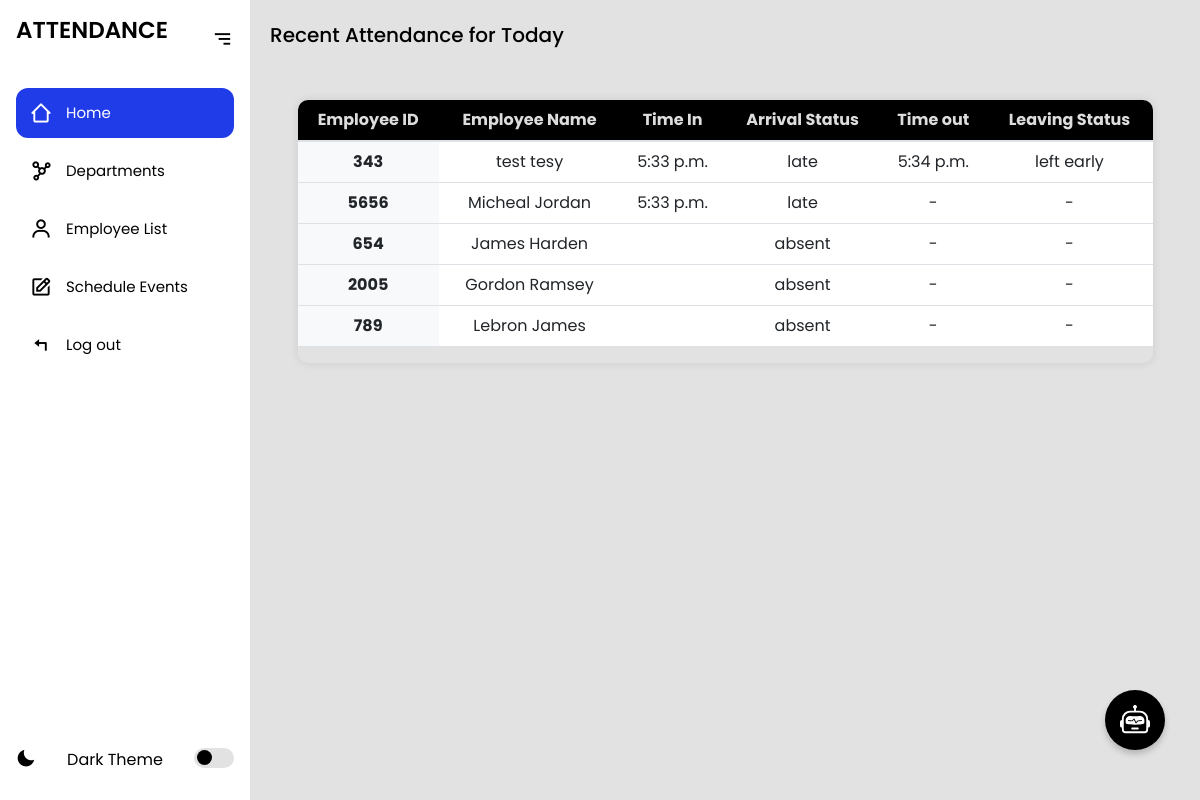
The page /admin_dashboard/ (signed in) on the database its author committed.
### myapp/models.py (models this page shows)
class Attendance(models.Model):
    employee = models.ForeignKey(Employee, on_delete=models.CASCADE)
    date = models.DateField()
    time_in = models.TimeField(null=True, blank=True)
    time_out = models.TimeField(null=True, blank=True)
    arrival_status = models.CharField(max_length=10, choices=[
        ('ontime', 'On Time'),
        ('late', 'Late'),
        ('absent', 'Absent'),
    ])
    timeout_status = models.CharField(max_length=10, choices=[  # New status for time_out
        ('ontime', 'On Time'),
        ('early', 'Left Early'),     # "Undertime"
        ('overtime', 'Overtime'),    # "Overtime"
    ], null=True, blank=True)
    class Meta:
        unique_together = ('employee', 'date')  # Ensure one record per employee per day
    def __str__(self):
        return f"{self.employee} - {self.date} - Arrival: {self.arrival_status}, Departure: {self.timeout_status}"

class Employee(models.Model):
    employee_id = models.CharField(max_length=100, unique=True)
    first_name = models.CharField(max_length=120)
    last_name = models.CharField(max_length=120)
    username = models.CharField(max_length=100, unique=True, default='defaultuser')
    password = models.CharField(max_length=128, default='defaultpassword')
    department_name = models.ForeignKey(Department, on_delete=models.CASCADE, related_name='employees')
    updated = models.DateTimeField(auto_now=True)
    created = models.DateTimeField(auto_now_add=True)
    def __str__(self):
        return f"{self.first_name} {self.last_name} ({self.employee_id})"
    class Meta:
        ordering = ['-updated', '-created']

### myapp/views.py (the view)
# urls.py: path('admin_dashboard/', views.admin_dashboard_view, name='admin_dashboard'),
@login_required
def admin_dashboard_view(request):
    today = timezone.now().astimezone(pytz.timezone('Asia/Manila')).date()
    attendance_records = Attendance.objects.filter(date=today)
    attendance_records = Attendance.objects.filter(date=today)
    print(f"Attendance records for today: {attendance_records}")
    if not attendance_records.exists():
        print("No attendance records found for today.")
    else:
        print(f"Found {attendance_records.count()} attendance records for today.")
    context = {
        'attendance_records': attendance_records
    }
    return render(request, 'admin_dashboard.html', context)

### myapp/templates/admin_dashboard.html (shortened to what this page needs)
{% extends 'index.html' %}
{% block content %}
<section class="home">
<p>Recent Attendance for Today</p>
    <div class="table-container">
    <table class="table">
        <thead>
            <tr>
                <th scope="col">Employee ID</th>
                <th scope="col">Employee Name</th>
                <th scope="col">Time In</th>
                <th scope="col">Arrival Status</th>
                <th scope="col">Time out</th>
                <th scope="col">Leaving Status</th>
            </tr>
        </thead>
        <tbody>
            {% for record in attendance_records %}
            <tr>
                <th scope="row">{{ record.employee.employee_id }}</th>
                <td>{{ record.employee.first_name }} {{ record.employee.last_name }}</td>
                <td>{{ record.time_in|time:"g:i a" }}</td>
                <td>{{ record.arrival_status }}</td>
                <td>{{ record.time_out|time:"g:i a" |default:"-" }}</td>
                <td>{{ record.timeout_status|default:"-" }}</td>
            </tr>
            {% empty %}
            <tr>
                <td colspan="6">No attendance records for today.</td>
            </tr>
            {% endfor %}
        </tbody>
    </table>
</div>
</section>
{% endblock %}

### myapp/static/css/styles.css (style rules this page uses)
* { margin: 0; padding: 0; box-sizing: border-box; font-family: "Poppins", sans-serif; --color-hover: rgb(32, 59, 232); --transition: all 0.2s ease; }
:root { --color-white: #fff; --color-black: #000; --color-bg: #e2e2e2; }
.home { position: relative; top: 0; left: 78px; width: calc(100% - 78px); min-height: 100vh; background: var(--color-bg); z-index: 6; transition: var(--transition); }
.sidebar.expand ~ .home { left: 250px; width: calc(100% - 250px); transition: var(--transition); }
.home p { font-size: 20px; font-weight: 500; color: var(--color-black); display: inline-block; margin: 20px; white-space: nowrap; }
.table-container { width: 90%; max-height: 300px; overflow-y: scroll; margin: 30px auto; border-radius: 10px; box-shadow: 0 0 10px rgba(0, 0, 0, 0.1); }
.table-container { scrollbar-width: thin; scrollbar-color: transparent transparent; }
.table { width: 100%; background-color: transparent; border-collapse: collapse; }
.table th, .table td { padding: 0.75rem; vertical-align: top; border: px solid #000000; }
.table thead th { position: sticky; top: 0; z-index: 10; vertical-align: bottom; border-bottom: 2px solid #dee2e6; background-color: #000000; text-align: left; color: #ddd; text-align: center; }
.table th { font-weight: bold; background-color: #f8f9fa; }
.table tr:nth-child(even) { background-color: #f2f2f2; }
.table tr:nth-child(odd) { background-color: #f2f2f2; }
.table td { text-align: center; }
.table th[scope="row"] { background-color: #f8f9fa; text-align: center; }

### rows shown on the page
Attendance: employee.employee_id "343", employee.first_name "test", employee.last_name "tesy", time_in "5:33 p.m.", arrival_status "late", time_out "5:34 p.m.", timeout_status "left early"
Attendance: employee.employee_id "5656", employee.first_name "Micheal", employee.last_name "Jordan", time_in "5:33 p.m.", arrival_status "late", time_out "-", timeout_status "-"
Attendance: employee.employee_id "654", employee.first_name "James", employee.last_name "Harden", arrival_status "absent", time_out "-", timeout_status "-"
Attendance: employee.employee_id "2005", employee.first_name "Gordon", employee.last_name "Ramsey", arrival_status "absent", time_out "-", timeout_status "-"
Attendance: employee.employee_id "789", employee.first_name "Lebron", employee.last_name "James", arrival_status "absent", time_out "-", timeout_status "-"
